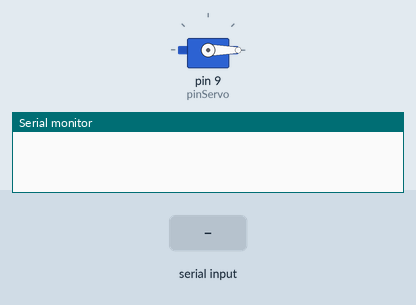
Bench run of a sketch on a simulated Arduino Uno, built with avr-gcc and run on an emulated ATmega328P. On the bench: servo, the last lines printed to the serial monitor. The inputs (shaded band) are chosen by the test bench.

Above: at 1.2 s.
1.3 s: "90,45\n" received over Serial
At 1.7 s:
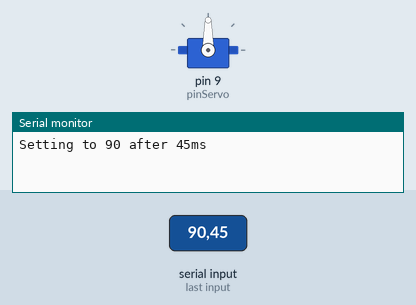
2.8 s: "30,150\n" received over Serial
At 4.2 s:
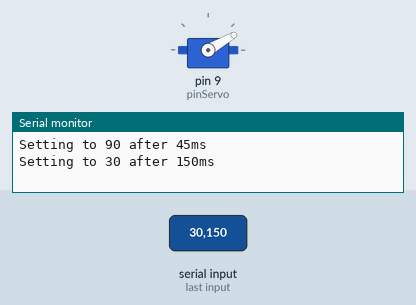
Timing chart, 0 to 5.8 s (numbered marks = the images above; inputs shaded):
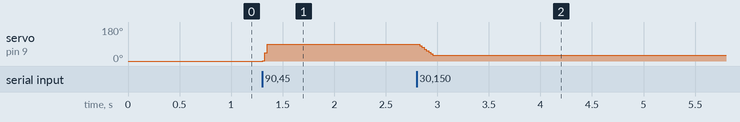

The sketch:

arduino-software.ino
```cpp
#include <Servo.h>
#include "CommandReader.hh"

const byte pinServo = 9;

void parseCommand(char *);

Servo servo;
CommandReader<50> commandReader(parseCommand);

int targetValue = 0;
int initialValue = 0;
unsigned long initialTime = millis();
unsigned long duration = 1000;

void setup() {
  Serial.begin(9600);
  servo.attach(pinServo);
}

void loop() {
  commandReader.run();

  if (millis() >= initialTime + duration) {
    servo.write(targetValue);
  } else {
    float timeFractionElapsed = float(millis() - initialTime) / duration;
    int newValue = initialValue + ((targetValue - initialValue) * timeFractionElapsed);
    servo.write(newValue);
  }
}

void parseCommand(char *cmd) {
  char *comma = strchr(cmd, ',');
  if (comma) {
    *comma = '\0';
    int cmdValue = atoi(cmd);
    int cmdDuration = atoi(comma + 1);

    if (cmdValue >= 0 && cmdValue <= 180 && cmdDuration > 0 && cmdDuration < 10000) {
      Serial.print("Setting to ");
      Serial.print(cmdValue);
      Serial.print(" after ");
      Serial.print(cmdDuration);
      Serial.println("ms");

      targetValue = cmdValue;
      duration = cmdDuration;
      initialValue = servo.read();
      initialTime = millis();
    } else {
      Serial.println("error");
    }
  } else {
    Serial.println("error");
  }

}
```

CommandReader.hh
```cpp
#pragma once

template<size_t L>
class CommandReader {
  public:
    CommandReader(void *(parseCommand)(char *))
      : _commandLength{0}, _parseCommand{parseCommand} {}

    void run() {
      while (Serial.available() > 0) {
        char chr = Serial.read();
        if (chr != '\n' && chr != '\r' && _commandLength < L) {
          /* Save received char in our buffer: */
          _command[_commandLength++] = chr;
        } else {
          /* Command finished, add null byte and prepare for next one: */
          _command[_commandLength] = '\0';
          _commandLength = 0;
          /* ... and parse it: */
          (*_parseCommand)(_command);
        }
      }
    }
  private:
    char _command[L+1];
    size_t _commandLength;
    void (*_parseCommand)(char *);
};
```

Measured:
- after the input at 1.3 s, servo on pin 9 (pinServo): 0° → 90° at once
- after the input at 2.8 s, servo on pin 9 (pinServo): 90° → 30° at once
